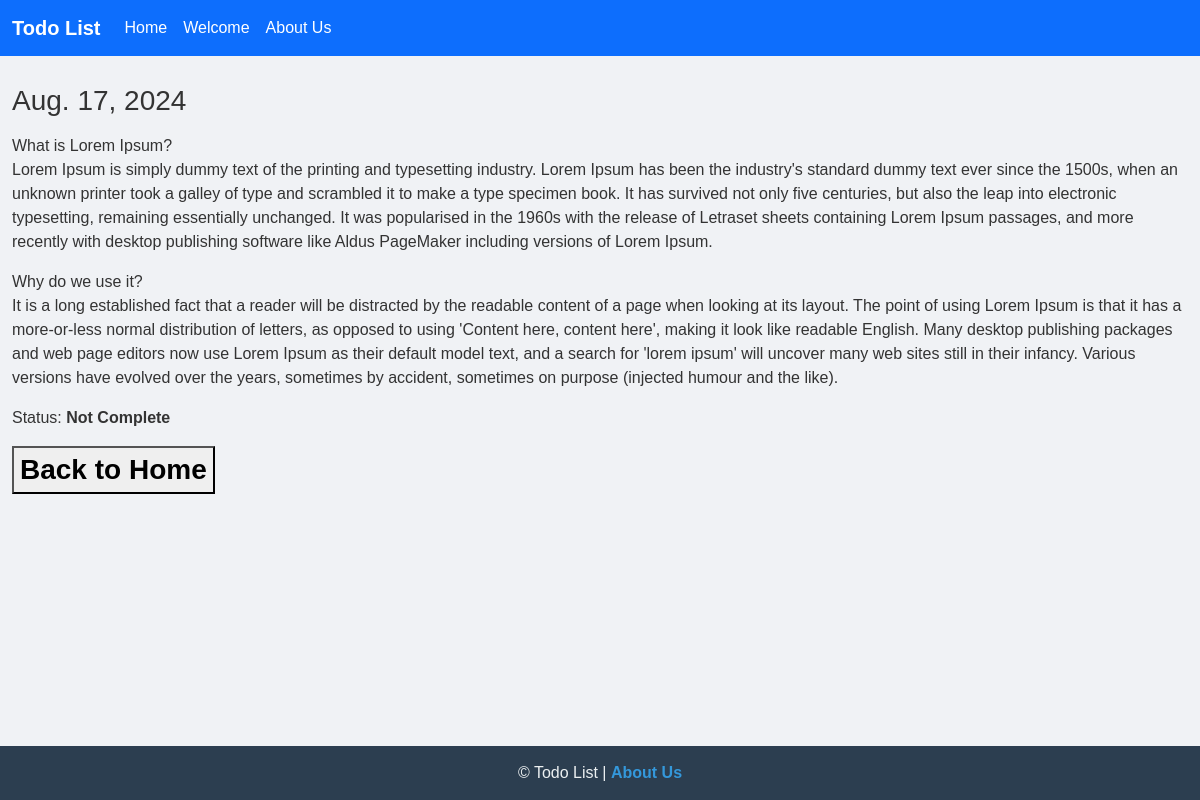
/tasks/1/, run on the app's committed database.
### tasks/models.py (models this page shows, shortened)
class Task(models.Model):
    title = models.CharField(max_length=200)
    description = models.TextField(blank=True)
    date = models.DateField(auto_now=False, auto_now_add=True)
    complete = models.BooleanField(default=False)
    position = models.PositiveIntegerField(default=0)

### tasks/views.py (the view)
# urls.py: path('<int:pk>/', task_views.TaskDetailView.as_view(), name='task_detail'),
class TaskDetailView(DetailView):
    model = Task
    template_name = "task_detail.html"
    context_object_name = 'task'

### templates/task_detail.html (shortened to what this page needs)
{% extends "base.html" %}
{% block content %}
    <div class="task">
        <h3>{{ task.date }}</h3>
        <p>{{ task.description | safe | linebreaks }}</p>
        <p>Status:
            {% if task.complete %}
                <strong>Complete</strong>
            {% else %}
                <strong>Not Complete</strong>
            {% endif %}
        </p>
    </div>
    <button><a href="/tasks">Back to Home</a></button>
{% endblock %}

### static/css/style.css (style rules this page uses)
body { font-family: 'Arial', sans-serif; background-color: #f0f2f5; color: #333; padding-top: 60px; min-height: 100vh; display: flex; flex-direction: column; }
a { font-size: 1.75rem; font-weight: 800; text-decoration: none; color: inherit; justify-content: space-between; align-items: center; font-family: sans-serif; }

### data on the page
Task: date "Aug. 17, 2024", description "What is Lorem Ipsum? Lorem Ipsum is simply dummy text of the printing and typesetting industry. Lorem Ipsum has been the industry's standard dummy text ever since the 1500s, when an unknown printer took a galley of type and scrambled it to make a type specimen book. It has survived not only five centuries, but also the leap into electronic typesetting, remaining essentially unchanged. It was popularised in the 1960s with the release of Letraset sheets containing Lorem Ipsum passages, and more recently with desktop publishing software like Aldus PageMaker including versions of Lorem Ipsum. Why do we use it? It is a long established fact that a reader will be distracted by the readable…"
